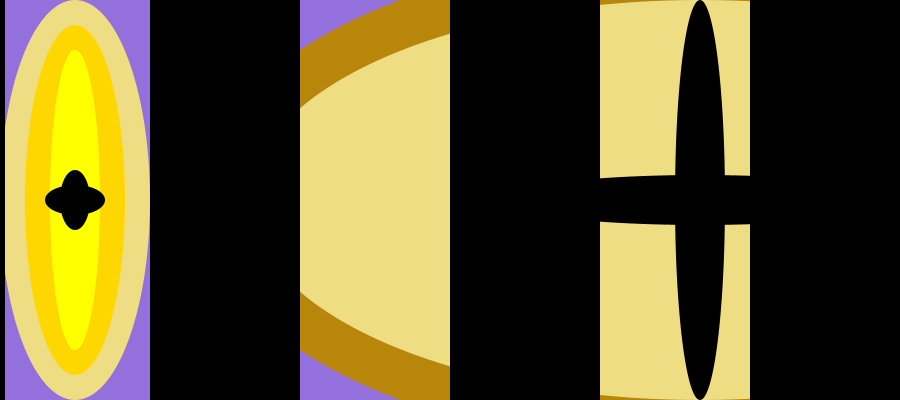
Frame 1 (no input)
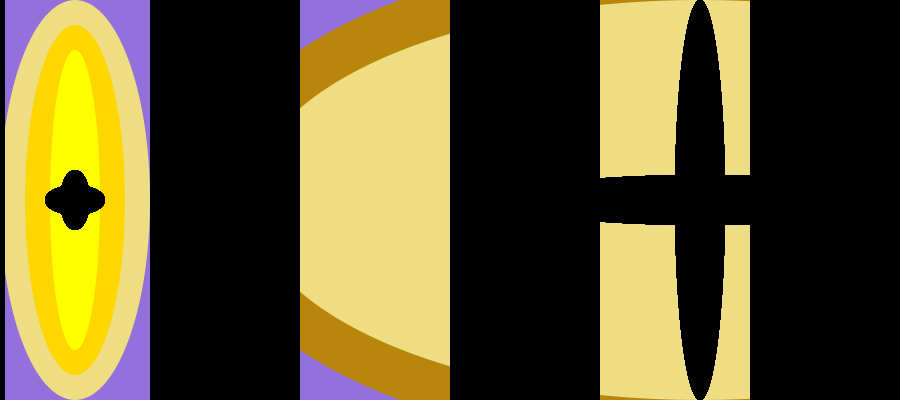
Frame 60 (the mouse pressed at the canvas centre just before this capture)
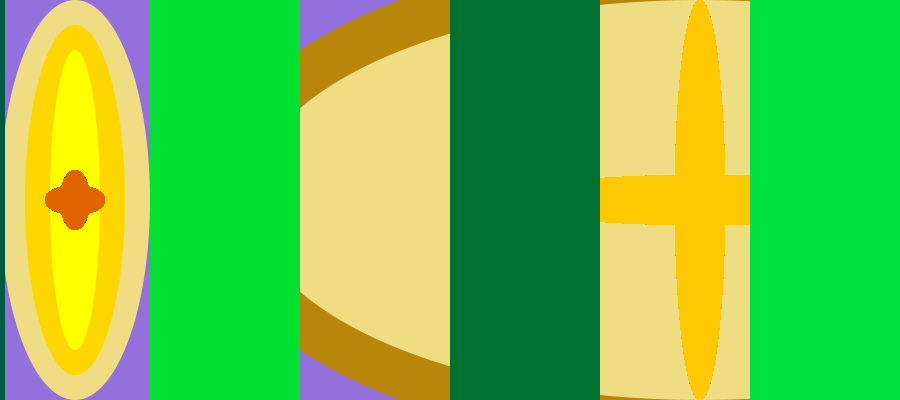
Frame 120 (the mouse held since frame 60 and released just before this capture)

The Processing sketch that drew these frames (run headless with seeded random() and noise(); from frame 60 on, the mouse is pressed at the canvas centre):

// Processing sketch: processing_47051
// ── processing_47051.pde

void setup() {
  size(900, 400);
  background (147, 112, 219);
  noStroke();
  fill (184, 134, 11);
  ellipse (700, 200, 1000, 500);
  fill (238, 221, 130);
  ellipse (75, 200, 150, 400);
  ellipse (700, 200, 900, 400);
  fill (255, 215, 0);
  ellipse (75, 200, 100, 350);
  fill (255, 255, 0);
  ellipse (75, 200, 50, 300);
}

void draw () {
  fill(mouseX, mouseY, 0);
  ellipse (700, 200, 50, 400);
  ellipse (700, 200, 400, 50);
  fill (0, mouseX / 2, mouseY / 4);
  rect (150, 0, 150, 400);
  fill (0, mouseX / 4, mouseY / 4);
  rect (450, 0, 150, 400);
  fill (0, mouseX / 2, mouseY / 3);
  rect (750, 0, 150, 400);
  fill (0, mouseX / 3, mouseY / 2);
  rect (1050, 0, 150, 400);
  fill (0, mouseX / 5, mouseY / 3);
  rect (0, 0, 5, 400);
  fill (mouseX / 2, mouseY / 2, 0);
  ellipse (75, 200, 30, 60);
  ellipse (75, 200, 60, 30);
}
